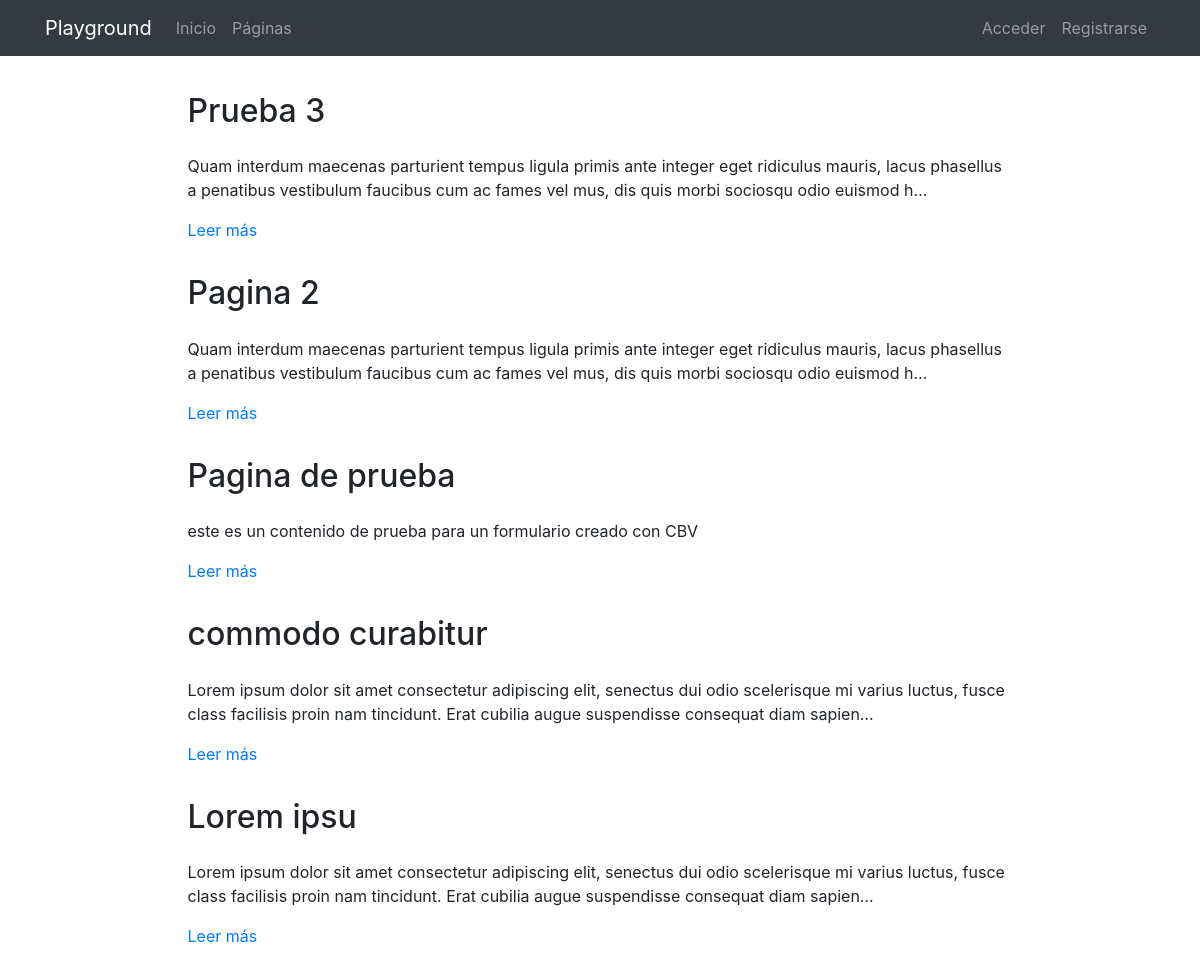
The page /pages/ on the database as committed earlier.
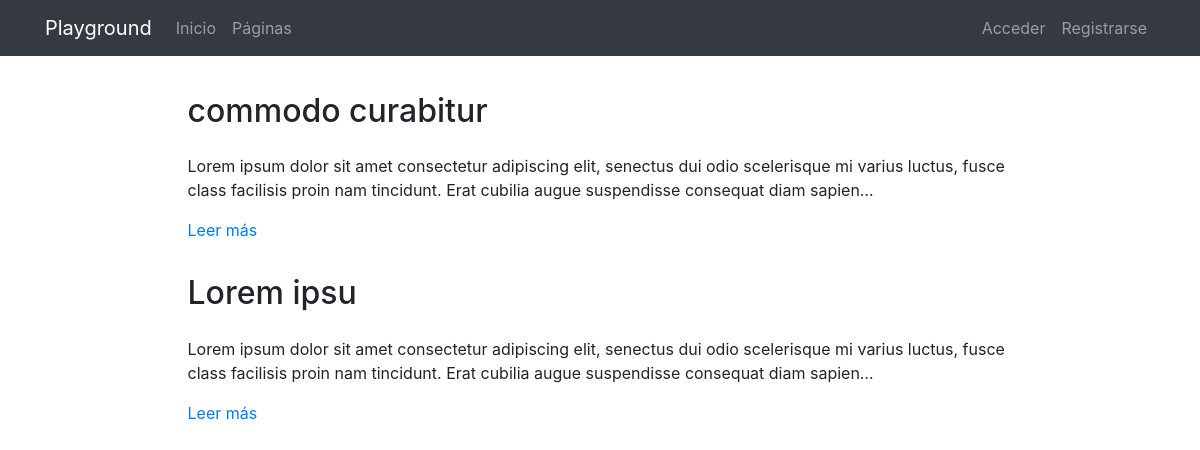
The same page on the database as committed later.
### pages/models.py (models this page shows, shortened)
class Page(models.Model):
    title = models.CharField(verbose_name="Título", max_length=200)
    content = RichTextField(verbose_name="Contenido")
    order = models.SmallIntegerField(verbose_name="Orden", default=0)
    created = models.DateTimeField(auto_now_add=True, verbose_name="Fecha de creación")
    updated = models.DateTimeField(auto_now=True, verbose_name="Fecha de edición")
    class Meta:
        verbose_name = "página"
        verbose_name_plural = "páginas"
        ordering = ['order', 'title']

### pages/views.py (the view)
# urls.py: path('', PageListView.as_view(), name='pages'),
class PageListView(ListView):
    model = Page

### pages/templates/pages/page_list.html (shortened to what this page needs)
{% extends 'core/base.html' %}
{% load static %}
{% block content %}
{% include 'pages/includes/pages_menu.html' %}
<main role="main">
  <div class="container mb-4">
    {% for page in page_list|dictsortreversed:'id' %}
      <div class="row mt-3">
        <div class="col-md-9 mx-auto">
          <h2 class="mb-4">{{page.title}}</h2>
          <div>
            <p>{{page.content|striptags|safe|truncatechars:"200"}}</p>
            <p><a href="{% url 'pages:page' page.id page.title|slugify %}">Leer más</a>
            </p>
          </div>
        </div>
      </div>
    {% endfor %}
  </div>
</main>
{% endblock %}

### core/templates/core/base.html (shortened to what this page needs)
<!DOCTYPE html>
<html lang="es">
<head>
    {% load static %}
    <link href="{% static 'core/vendor/bootstrap/css/bootstrap.min.css' %}" rel="stylesheet">
    <link href="{% static 'core/vendor/font-awesome/css/font-awesome.min.css' %}" rel="stylesheet" type="text/css">
    <link href="{% static 'core/css/main.css' %}" rel="stylesheet">
</head>
<body>
<body>
<nav class="navbar navbar-expand-lg navbar-dark bg-dark">
    <div class="container">
        <a class="navbar-brand" href="{% url 'home' %}">Playground</a>
        <div class="collapse navbar-collapse" id="ned">
            <ul class="navbar-nav mr-auto">
                <li class="nav-item">
                    <a class="nav-link" href="{% url 'home' %}">Inicio</a>
                </li>
                <li class="nav-item">
                    <a class="nav-link" href="{% url 'pages:pages' %}">Páginas</a>
                </li>
            </ul>
            <ul class="navbar-nav">
                {% if not request.user.is_authenticated %}
                    <li class="nav-item">
                        <a class="nav-link" href="{% url 'login' %}">Acceder</a>
                    </li>
                    <li class="nav-item">
                        <a class="nav-link" href="{% url 'signup' %}">Registrarse</a>
                    </li>
                {% endif %}
            </ul>
        </div>
    </div>
</nav>
{% block content %}{% endblock %}
</body>
</html>

### pages/templates/pages/includes/pages_menu.html (shortened to what this page needs)
{% load static %}
<link href="{% static 'pages/css/custom_ckeditor.css' %}" rel="stylesheet">

### core/static/core/css/main.css (style rules this page uses)
main { padding-top: 20px; }
:root { --jumbotron-padding-y: 3rem; }

Rows that differ between the two databases and show on the page:
removed Page: title "Prueba 3", content "Quam interdum maecenas parturient tempus ligula primis ante integer eget ridiculus mauris, lacus phasellus a penatibus vestibulum faucibus cum ac fames vel mus, dis quis morbi sociosqu odio euismod h…"
removed Page: title "Pagina 2", content "Quam interdum maecenas parturient tempus ligula primis ante integer eget ridiculus mauris, lacus phasellus a penatibus vestibulum faucibus cum ac fames vel mus, dis quis morbi sociosqu odio euismod h…"
removed Page: title "Pagina de prueba", content "este es un contenido de prueba para un formulario creado con CBV"
